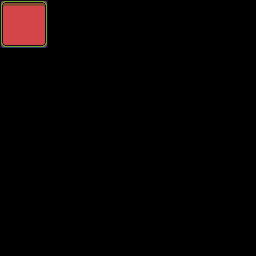

A level layout from a 2D game, rendered from its tile map. Below: a short description, then the map file with its tile-grid data intact:
An orthogonal 16x16 tile map with 16x16 px tiles, 1 tile layer (Tile Layer 1).

<map version="1.0" orientation="orthogonal" renderorder="right-down" width="16" height="16" tilewidth="16" tileheight="16">
 <tileset firstgid="1" name="GUI0" tilewidth="16" tileheight="16">
  <image source="DawnLike/GUI/GUI0.png" width="256" height="304" />
 </tileset>
 <layer name="Tile Layer 1" width="16" height="16">
  <data>
   <tile gid="118" />
   <tile gid="119" />
   <tile gid="120" />
   <tile gid="0" />
   <tile gid="0" />
   <tile gid="0" />
   <tile gid="0" />
   <tile gid="0" />
   <tile gid="0" />
   <tile gid="0" />
   <tile gid="0" />
   <tile gid="0" />
   <tile gid="0" />
   <tile gid="0" />
   <tile gid="0" />
   <tile gid="0" />
   <tile gid="134" />
   <tile gid="135" />
   <tile gid="136" />
   <tile gid="0" />
   <tile gid="0" />
   <tile gid="0" />
   <tile gid="0" />
   <tile gid="0" />
   <tile gid="0" />
   <tile gid="0" />
   <tile gid="0" />
   <tile gid="0" />
   <tile gid="0" />
   <tile gid="0" />
   <tile gid="0" />
   <tile gid="0" />
   <tile gid="150" />
   <tile gid="151" />
   <tile gid="152" />
   <tile gid="0" />
   <tile gid="0" />
   <tile gid="0" />
   <tile gid="0" />
   <tile gid="0" />
   <tile gid="0" />
   <tile gid="0" />
   <tile gid="0" />
   <tile gid="0" />
   <tile gid="0" />
   <tile gid="0" />
   <tile gid="0" />
   <tile gid="0" />
   <tile gid="0" />
   <tile gid="0" />
   <tile gid="0" />
   <tile gid="0" />
   <tile gid="0" />
   <tile gid="0" />
   <tile gid="0" />
   <tile gid="0" />
   <tile gid="0" />
   <tile gid="0" />
   <tile gid="0" />
   <tile gid="0" />
   <tile gid="0" />
   <tile gid="0" />
   <tile gid="0" />
   <tile gid="0" />
   <tile gid="0" />
   <tile gid="0" />
   <tile gid="0" />
   <tile gid="0" />
   <tile gid="0" />
   <tile gid="0" />
   <tile gid="0" />
   <tile gid="0" />
   <tile gid="0" />
   <tile gid="0" />
   <tile gid="0" />
   <tile gid="0" />
   <tile gid="0" />
   <tile gid="0" />
   <tile gid="0" />
   <tile gid="0" />
   <tile gid="0" />
   <tile gid="0" />
   <tile gid="0" />
   <tile gid="0" />
   <tile gid="0" />
   <tile gid="0" />
   <tile gid="0" />
   <tile gid="0" />
   <tile gid="0" />
   <tile gid="0" />
   <tile gid="0" />
   <tile gid="0" />
   <tile gid="0" />
   <tile gid="0" />
   <tile gid="0" />
   <tile gid="0" />
   <tile gid="0" />
   <tile gid="0" />
   <tile gid="0" />
   <tile gid="0" />
   <tile gid="0" />
   <tile gid="0" />
   <tile gid="0" />
   <tile gid="0" />
   <tile gid="0" />
   <tile gid="0" />
   <tile gid="0" />
   <tile gid="0" />
   <tile gid="0" />
   <tile gid="0" />
   <tile gid="0" />
   <tile gid="0" />
   <tile gid="0" />
   <tile gid="0" />
   <tile gid="0" />
   <tile gid="0" />
   <tile gid="0" />
   <tile gid="0" />
   <tile gid="0" />
   <tile gid="0" />
   <tile gid="0" />
   <tile gid="0" />
   <tile gid="0" />
   <tile gid="0" />
   <tile gid="0" />
   <tile gid="0" />
   <tile gid="0" />
   <tile gid="0" />
   <tile gid="0" />
   <tile gid="0" />
   <tile gid="0" />
   <tile gid="0" />
   <tile gid="0" />
   <tile gid="0" />
   <tile gid="0" />
   <tile gid="0" />
   <tile gid="0" />
   <tile gid="0" />
   <tile gid="0" />
   <tile gid="0" />
   <tile gid="0" />
   <tile gid="0" />
   <tile gid="0" />
   <tile gid="0" />
   <tile gid="0" />
   <tile gid="0" />
   <tile gid="0" />
   <tile gid="0" />
   <tile gid="0" />
   <tile gid="0" />
   <tile gid="0" />
   <tile gid="0" />
   <tile gid="0" />
   <tile gid="0" />
   <tile gid="0" />
   <tile gid="0" />
   <tile gid="0" />
   <tile gid="0" />
   <tile gid="0" />
   <tile gid="0" />
   <tile gid="0" />
   <tile gid="0" />
   <tile gid="0" />
   <tile gid="0" />
   <tile gid="0" />
   <tile gid="0" />
   <tile gid="0" />
   <tile gid="0" />
   <tile gid="0" />
   <tile gid="0" />
   <tile gid="0" />
   <tile gid="0" />
   <tile gid="0" />
   <tile gid="0" />
   <tile gid="0" />
   <tile gid="0" />
   <tile gid="0" />
   <tile gid="0" />
   <tile gid="0" />
   <tile gid="0" />
   <tile gid="0" />
   <tile gid="0" />
   <tile gid="0" />
   <tile gid="0" />
   <tile gid="0" />
   <tile gid="0" />
   <tile gid="0" />
   <tile gid="0" />
   <tile gid="0" />
   <tile gid="0" />
   <tile gid="0" />
   <tile gid="0" />
   <tile gid="0" />
   <tile gid="0" />
   <tile gid="0" />
   <tile gid="0" />
   <tile gid="0" />
   <tile gid="0" />
   <tile gid="0" />
   <tile gid="0" />
   <tile gid="0" />
   <tile gid="0" />
   <tile gid="0" />
   <tile gid="0" />
   <tile gid="0" />
   <tile gid="0" />
   <tile gid="0" />
   <tile gid="0" />
   <tile gid="0" />
   <tile gid="0" />
   <tile gid="0" />
   <tile gid="0" />
   <tile gid="0" />
   <tile gid="0" />
   <tile gid="0" />
   <tile gid="0" />
   <tile gid="0" />
   <tile gid="0" />
   <tile gid="0" />
   <tile gid="0" />
   <tile gid="0" />
   <tile gid="0" />
   <tile gid="0" />
   <tile gid="0" />
   <tile gid="0" />
   <tile gid="0" />
   <tile gid="0" />
   <tile gid="0" />
   <tile gid="0" />
   <tile gid="0" />
   <tile gid="0" />
   <tile gid="0" />
   <tile gid="0" />
   <tile gid="0" />
   <tile gid="0" />
   <tile gid="0" />
   <tile gid="0" />
   <tile gid="0" />
   <tile gid="0" />
   <tile gid="0" />
   <tile gid="0" />
   <tile gid="0" />
   <tile gid="0" />
   <tile gid="0" />
   <tile gid="0" />
   <tile gid="0" />
   <tile gid="0" />
   <tile gid="0" />
   <tile gid="0" />
   <tile gid="0" />
   <tile gid="0" />
   <tile gid="0" />
   <tile gid="0" />
   <tile gid="0" />
   <tile gid="0" />
   <tile gid="0" />
  </data>
 </layer>
</map>
